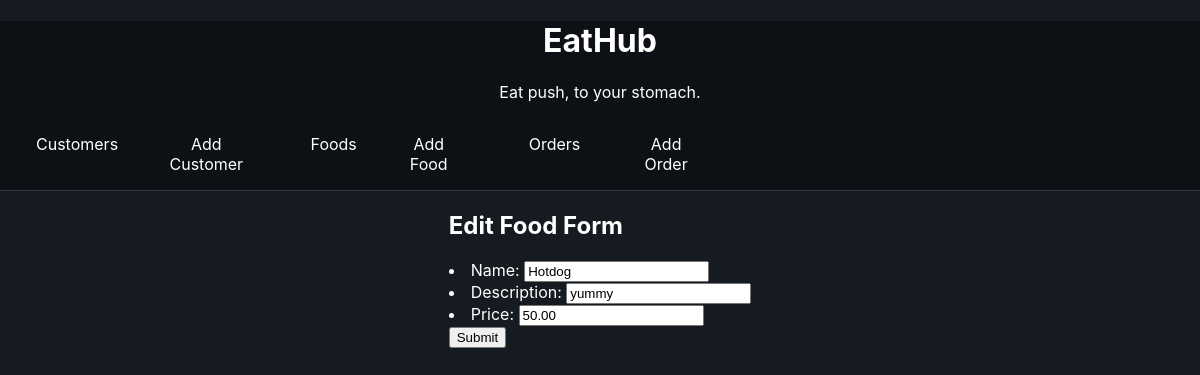
The page /webkiosk/food/2/edit/ on the database its author committed.
### webkiosk/models.py (models this page shows, shortened)
class Food(models.Model):
    name = models.CharField(max_length=50)
    description = models.CharField(max_length=200)
    price = models.DecimalField(decimal_places=2, max_digits=6)

### webkiosk/views.py (the view)
# urls.py: path('food/<int:pk>/edit/', views.editfooddetails, name='food-edit'),
def editfooddetails(request, pk):
    food = get_object_or_404(Food, id=pk)
    if request.method == 'GET':
        form = AddFoodForm(instance=food)
    elif request.method == 'POST':
        form = AddFoodForm(request.POST, instance=food)
        if form.is_valid():
            form.save()
            messages.success(request,'Food record updated succesfully!')
            return redirect('webkiosk:food-details',pk)
    context = {'form':form,  'actionname': 'Edit Food'}
    return render(request, 'webkiosk/food_form.html', context)

### webkiosk/forms.py
class AddFoodForm(ModelForm):
    class Meta:
        model = Food
        fields = ['name','description','price']

### webkiosk/templates/webkiosk/food_form.html (shortened to what this page needs)
{% extends 'webkiosk/base_template.html' %}
{% block maincontent %}
<h2>{{ actionname }} Form</h2>
<form method="post">
    {{ form.as_ul }}
    <input type="submit" value="Submit">
</form>
{% endblock %}

### rows shown on the page
Food: name "Hotdog", description "yummy", price "50.00"

### other values the page prints
{{ actionname }} "Edit Food"
